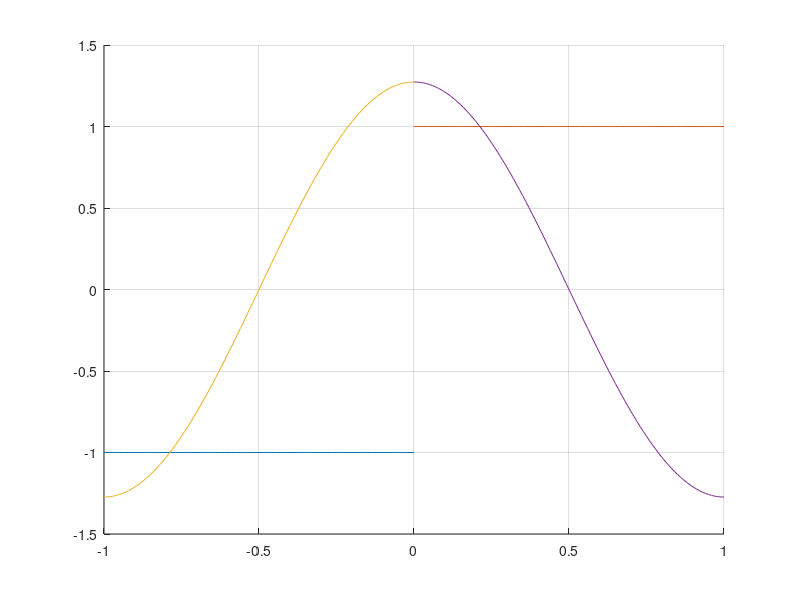

MATLAB code to generate this figure:
% Data Set in two
xOne = [-1:0.01:0];
xTwo = [0:0.01:1];
yOne(1:length(xOne)) = -1;
yTwo(1:length(xTwo)) = 1;

% Model results
modelOne = 4 .* cos(pi .* xOne) ./ pi;
modelTwo = 4 .* cos(pi .* xTwo) ./ pi;


figure
hold on
grid on
plot(xOne, yOne)
plot(xTwo, yTwo)
plot(xOne, modelOne)
plot(xTwo, modelTwo)